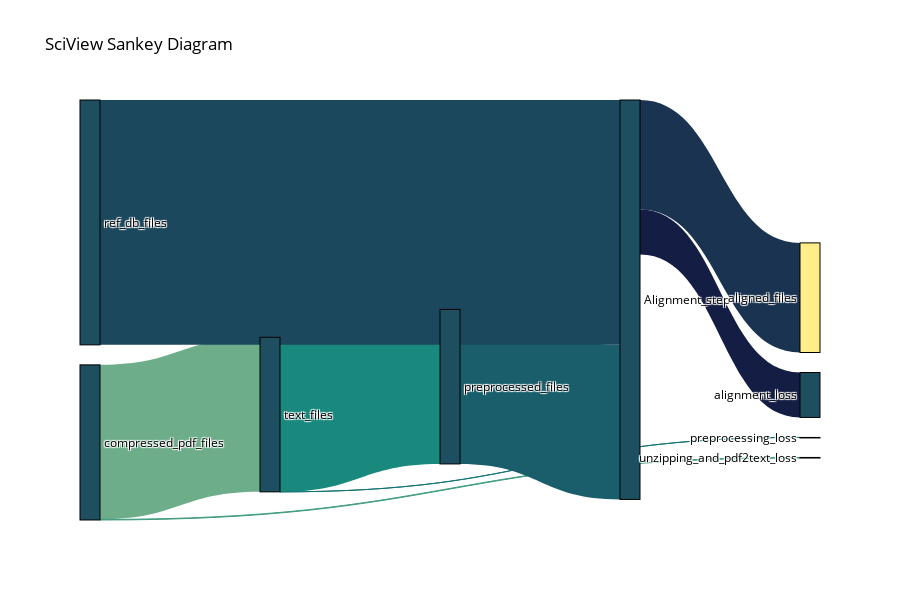

Source (notebook cell):
### Markdown cell above
The above saved dataframe is loaded and the sankey plot is created

### Code cell
SankeyDf=pd.read_csv(AlignmentSankeyData_Path+"SankeyDf.csv")
fig=Sankey_DataFlow_Graph(SankeyDf)
fig.show()

### Figure 1 — Plotly figure (JSON) as saved in the notebook; plotly's stock layout.template omitted (floating-point values rounded to 4 significant figures)
{"data": [{"link": {"color": ["rgb(110, 173, 138)", "rgb(65, 157, 129)", "rgb(25, 137, 125)", "rgb(18, 116, 117)", "rgb(25, 94, 106)", "rgb(28, 72, 93)", "rgb(25, 51, 80)", "rgb(20, 29, 67)"], "source": [0, 0, 2, 2, 4, 5, 6, 6], "target": [2, 9, 4, 11, 6, 6, 14, 15], "value": [87270734, 329266, 87267238, 3496, 87267238, 138268055, 61892491, 25374747]}, "node": {"color": ["rgb(29, 79, 96)", "rgb(29, 79, 96)", "rgb(29, 79, 96)", "rgb(29, 79, 96)", "rgb(29, 79, 96)", "rgb(29, 79, 96)", "rgb(29, 79, 96)", "rgb(29, 79, 96)", "rgb(29, 79, 96)", "rgb(29, 79, 96)", "rgb(29, 79, 96)", "rgb(29, 79, 96)", "rgb(29, 79, 96)", "rgb(29, 79, 96)", "rgb(255, 238, 136)", "rgb(29, 79, 96)"], "label": ["compressed_pdf_files", "compressed_pdf_files", "text_files", "text_files", "preprocessed_files", "ref_db_files", "Alignment_step", "Alignment_step", "text_files", "unzipping_and_pdf2text_loss", "preprocessed_files", "preprocessing_loss", "Alignment_step", "Alignment_step", "aligned_files", "alignment_loss"], "line": {"color": "black", "width": 1}, "pad": 20, "thickness": 20}, "type": "sankey"}], "layout": {"font": {"color": "black", "size": 12}, "height": 600, "paper_bgcolor": "white", "plot_bgcolor": "black", "title": {"text": "SciView Sankey Diagram"}}}
